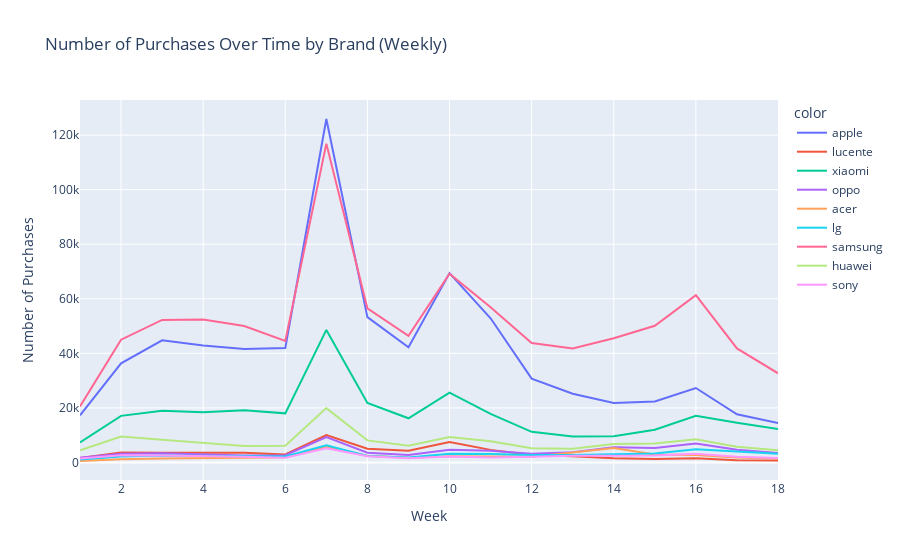

Notebook source saved alongside this figure:
### Code cell
# First, identify the top brands
top_brands = combined_df.filter(combined_df['event_type'] == 'purchase') \
    .groupBy('brand').count().orderBy('count', ascending=False) \
    .limit(10).select('brand').rdd.flatMap(lambda x: x).collect()

# Aggregate weekly data for top brands
weekly_brand_purchases = combined_df \
    .filter((combined_df['event_type'] == 'purchase') & (combined_df['brand'].isin(top_brands))) \
    .groupBy(weekofyear('event_time').alias('week'), 'brand') \
    .count() \
    .orderBy('week')

# Collect data for plotting
plot_data = weekly_brand_purchases.collect()

# Plotting with Plotly
fig = px.line(x=[row['week'] for row in plot_data],
              y=[row['count'] for row in plot_data],
              color=[row['brand'] for row in plot_data],
              labels={'x': 'Week', 'y': 'Number of Purchases'},
              title='Number of Purchases Over Time by Brand (Weekly)')
fig.show()

### Figure 1 — Plotly figure (JSON) as saved in the notebook; plotly's stock layout.template omitted (floating-point values rounded to 4 significant figures)
{"data": [{"hovertemplate": "color=apple<br>Week=%{x}<br>Number of Purchases=%{y}<extra></extra>", "legendgroup": "apple", "line": {"color": "#636efa", "dash": "solid"}, "marker": {"symbol": "circle"}, "mode": "lines", "name": "apple", "orientation": "v", "showlegend": true, "type": "scatter", "x": [1, 2, 3, 4, 5, 6, 7, 8, 9, 10, 11, 12, 13, 14, 15, 16, 17, 18], "xaxis": "x", "y": [17289, 36351, 44773, 42896, 41578, 41923, 125904, 53275, 42217, 69404, 52836, 30710, 25208, 21782, 22337, 27294, 17647, 14453], "yaxis": "y"}, {"hovertemplate": "color=lucente<br>Week=%{x}<br>Number of Purchases=%{y}<extra></extra>", "legendgroup": "lucente", "line": {"color": "#EF553B", "dash": "solid"}, "marker": {"symbol": "circle"}, "mode": "lines", "name": "lucente", "orientation": "v", "showlegend": true, "type": "scatter", "x": [1, 2, 3, 4, 5, 6, 7, 8, 9, 10, 11, 12, 13, 14, 15, 16, 17, 18], "xaxis": "x", "y": [1652, 3595, 3516, 3514, 3575, 2901, 10031, 5006, 4248, 7476, 4600, 2746, 2290, 1490, 1250, 1499, 838, 699], "yaxis": "y"}, {"hovertemplate": "color=xiaomi<br>Week=%{x}<br>Number of Purchases=%{y}<extra></extra>", "legendgroup": "xiaomi", "line": {"color": "#00cc96", "dash": "solid"}, "marker": {"symbol": "circle"}, "mode": "lines", "name": "xiaomi", "orientation": "v", "showlegend": true, "type": "scatter", "x": [1, 2, 3, 4, 5, 6, 7, 8, 9, 10, 11, 12, 13, 14, 15, 16, 17, 18], "xaxis": "x", "y": [7343, 17064, 18909, 18427, 19105, 17984, 48580, 21784, 16178, 25567, 17772, 11212, 9477, 9595, 11980, 17116, 14548, 12267], "yaxis": "y"}, {"hovertemplate": "color=oppo<br>Week=%{x}<br>Number of Purchases=%{y}<extra></extra>", "legendgroup": "oppo", "line": {"color": "#ab63fa", "dash": "solid"}, "marker": {"symbol": "circle"}, "mode": "lines", "name": "oppo", "orientation": "v", "showlegend": true, "type": "scatter", "x": [1, 2, 3, 4, 5, 6, 7, 8, 9, 10, 11, 12, 13, 14, 15, 16, 17, 18], "xaxis": "x", "y": [1670, 3141, 3361, 2906, 2579, 2668, 9324, 3554, 2762, 4658, 4239, 3194, 3769, 5538, 5255, 6926, 4639, 3436], "yaxis": "y"}, {"hovertemplate": "color=acer<br>Week=%{x}<br>Number of Purchases=%{y}<extra></extra>", "legendgroup": "acer", "line": {"color": "#FFA15A", "dash": "solid"}, "marker": {"symbol": "circle"}, "mode": "lines", "name": "acer", "orientation": "v", "showlegend": true, "type": "scatter", "x": [1, 2, 3, 4, 5, 6, 7, 8, 9, 10, 11, 12, 13, 14, 15, 16, 17, 18], "xaxis": "x", "y": [524, 1156, 1476, 1499, 1701, 1882, 5693, 2470, 1720, 2282, 2132, 2118, 3677, 5282, 2883, 2679, 1789, 1432], "yaxis": "y"}, {"hovertemplate": "color=lg<br>Week=%{x}<br>Number of Purchases=%{y}<extra></extra>", "legendgroup": "lg", "line": {"color": "#19d3f3", "dash": "solid"}, "marker": {"symbol": "circle"}, "mode": "lines", "name": "lg", "orientation": "v", "showlegend": true, "type": "scatter", "x": [1, 2, 3, 4, 5, 6, 7, 8, 9, 10, 11, 12, 13, 14, 15, 16, 17, 18], "xaxis": "x", "y": [1034, 2169, 2583, 2507, 2356, 2146, 6318, 2342, 1795, 3194, 3106, 2734, 2728, 3036, 3253, 4872, 3944, 3194], "yaxis": "y"}, {"hovertemplate": "color=samsung<br>Week=%{x}<br>Number of Purchases=%{y}<extra></extra>", "legendgroup": "samsung", "line": {"color": "#FF6692", "dash": "solid"}, "marker": {"symbol": "circle"}, "mode": "lines", "name": "samsung", "orientation": "v", "showlegend": true, "type": "scatter", "x": [1, 2, 3, 4, 5, 6, 7, 8, 9, 10, 11, 12, 13, 14, 15, 16, 17, 18], "xaxis": "x", "y": [20526, 44998, 52235, 52426, 50039, 44571, 116876, 56509, 46447, 69164, 56855, 43758, 41787, 45538, 50091, 61326, 41784, 32679], "yaxis": "y"}, {"hovertemplate": "color=huawei<br>Week=%{x}<br>Number of Purchases=%{y}<extra></extra>", "legendgroup": "huawei", "line": {"color": "#B6E880", "dash": "solid"}, "marker": {"symbol": "circle"}, "mode": "lines", "name": "huawei", "orientation": "v", "showlegend": true, "type": "scatter", "x": [1, 2, 3, 4, 5, 6, 7, 8, 9, 10, 11, 12, 13, 14, 15, 16, 17, 18], "xaxis": "x", "y": [4484, 9464, 8330, 7189, 6045, 6104, 19905, 8088, 6147, 9323, 7724, 5168, 5055, 6789, 6975, 8465, 5723, 4422], "yaxis": "y"}, {"hovertemplate": "color=sony<br>Week=%{x}<br>Number of Purchases=%{y}<extra></extra>", "legendgroup": "sony", "line": {"color": "#FF97FF", "dash": "solid"}, "marker": {"symbol": "circle"}, "mode": "lines", "name": "sony", "orientation": "v", "showlegend": true, "type": "scatter", "x": [1, 2, 3, 4, 5, 6, 7, 8, 9, 10, 11, 12, 13, 14, 15, 16, 17, 18], "xaxis": "x", "y": [1415, 2610, 2551, 2416, 2113, 1754, 5207, 2264, 1502, 2174, 1831, 2038, 2450, 2409, 2580, 3222, 2078, 1633], "yaxis": "y"}], "layout": {"legend": {"title": {"text": "color"}, "tracegroupgap": 0}, "title": {"text": "Number of Purchases Over Time by Brand (Weekly)"}, "xaxis": {"anchor": "y", "domain": [0, 1], "title": {"text": "Week"}}, "yaxis": {"anchor": "x", "domain": [0, 1], "title": {"text": "Number of Purchases"}}}}
